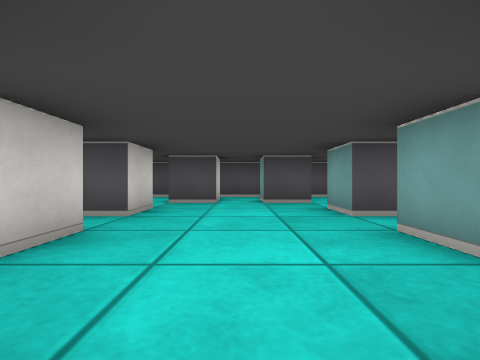
view 1 (above)

12 first-person views from a walk through a cub3D ray-caster map. The camera is about half as high as the walls, looks level and sees 85° across. The floor is counted in squares. Each view is taken from the middle of a square. On the plan, view 1 faces up. The plan holds only what a view shows up to about 9 squares ahead; the rest is blank.

view 2
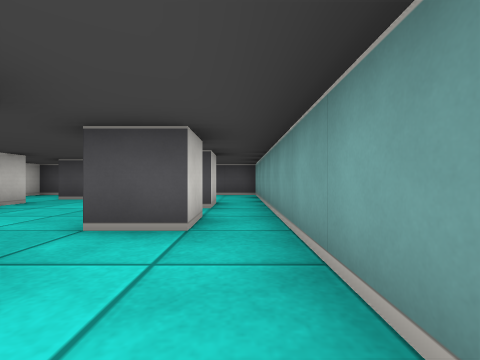

view 3
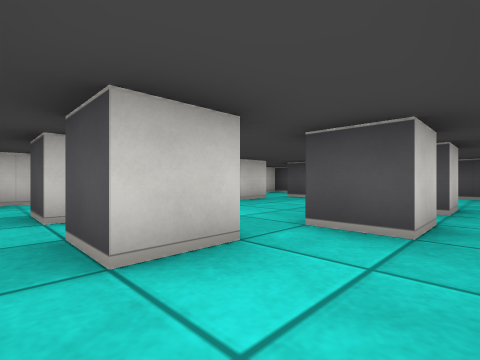

view 4
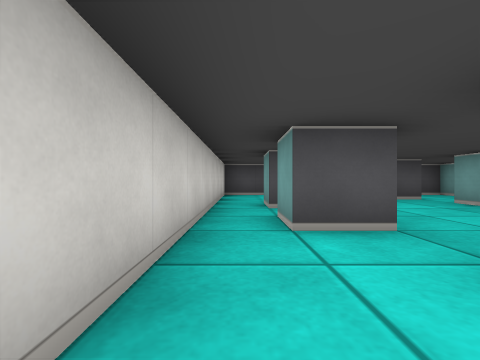

view 5
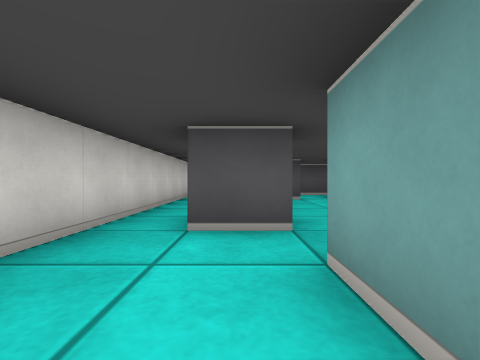

view 6
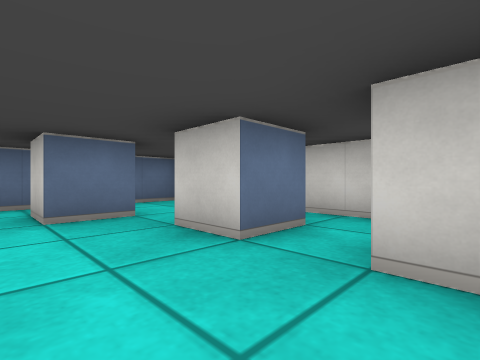

view 7
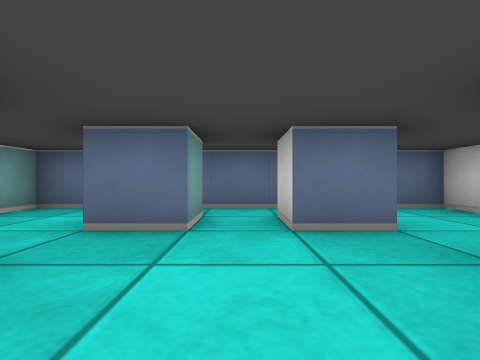

view 8
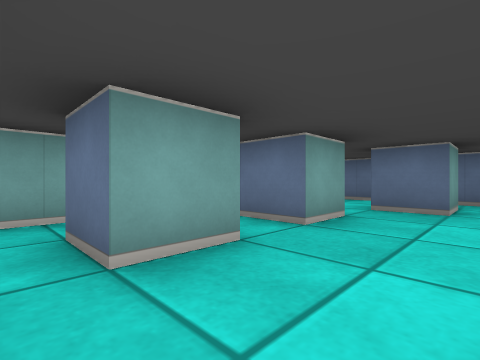

view 9
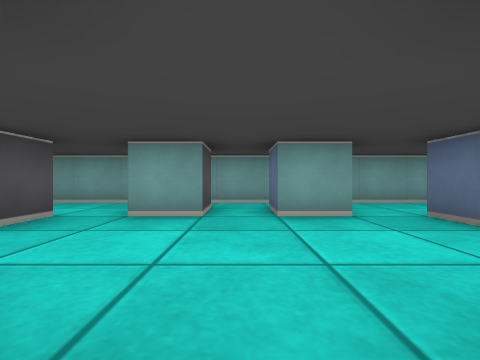

view 10
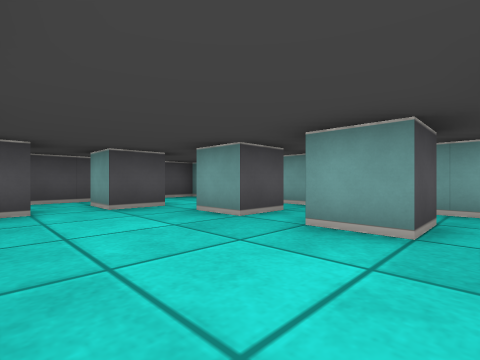

view 11
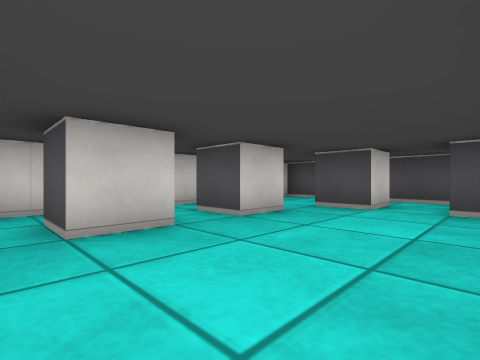

view 12
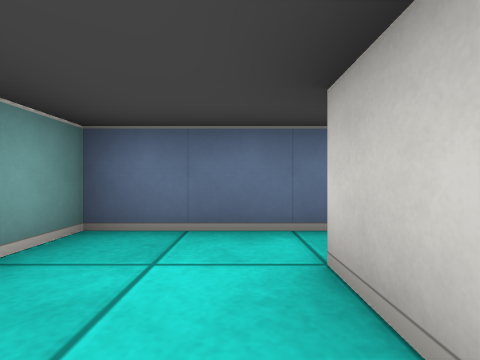

### Floor plan
Points are (right, up) in squares from view 1. A wall is a line through its corners. A room is listed if a view was taken in it or the views show most of it. See-through windows are left out.
Room 1 (views 1, 2, 3, 4, 5, 6, 7, 8, 9, 10, 11, 12)
walls: (-1.5, 2.5) (-1.5, 1.5) (-2.5, 1.5) (-2.5, 2.5) (-1.5, 2.5); (1.5, 2.5) (2.5, 2.5) (2.5, 1.5) (1.5, 1.5) (1.5, 2.5); (1.5, 3.5) (1.5, 4.5) (2.5, 4.5) (2.5, 3.5) (1.5, 3.5); (-1.5, 4.6) (-1.5, 3.5) (-2.5, 3.5) (-2.5, 4.5); (-0.5, 0.5) (-0.5, -0.5) (-1.5, -0.5) (-1.5, 0.5) (-0.5, 0.5); (0.5, 0.5) (1.5, 0.5) (1.5, -0.5) (0.5, -0.5) (0.5, 0.5); (1.6, 5.5) (0.5, 5.5) (0.5, 6.5); (-0.5, 6.5) (-0.5, 5.5) (-1.5, 5.5); (-0.8, -1.5) (3.5, -1.5) (3.5, 7.5) (-3.5, 7.5) (-3.5, -1.5) (-2.4, -1.5)

Where each view was taken, in squares from view 1:
view 1: 0 up, 0 right, facing up
view 2: 1 down, 3 right, facing up
view 3: 1 down, 3 right, facing up-left
view 4: 1 down, 3 left, facing up
view 5: 1 down, 2 left, facing up
view 6: 4 up, 0 right, facing down-left
view 7: 3 up, 0 right, facing down
view 8: 5 up, 0 right, facing down-right
view 9: 3 up, 2 left, facing right
view 10: 1 up, 1 left, facing up-right
view 11: 1 up, 1 right, facing up-left
view 12: 1 up, 2 right, facing down
